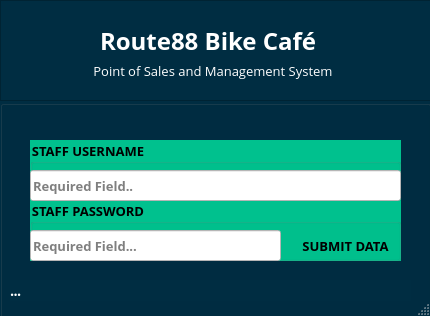
<?xml version="1.0" encoding="UTF-8"?>
<ui version="4.0">
 <class>Route88_Login_Window</class>
 <widget class="QDialog" name="Route88_Login_Window">
  <property name="windowModality">
   <enum>Qt::ApplicationModal</enum>
  </property>
  <property name="geometry">
   <rect>
    <x>0</x>
    <y>0</y>
    <width>430</width>
    <height>316</height>
   </rect>
  </property>
  <property name="sizePolicy">
   <sizepolicy hsizetype="Fixed" vsizetype="Fixed">
    <horstretch>0</horstretch>
    <verstretch>0</verstretch>
   </sizepolicy>
  </property>
  <property name="minimumSize">
   <size>
    <width>430</width>
    <height>316</height>
   </size>
  </property>
  <property name="maximumSize">
   <size>
    <width>430</width>
    <height>316</height>
   </size>
  </property>
  <property name="font">
   <font>
    <family>Roboto</family>
    <weight>50</weight>
    <bold>false</bold>
   </font>
  </property>
  <property name="cursor">
   <cursorShape>ArrowCursor</cursorShape>
  </property>
  <property name="tabletTracking">
   <bool>false</bool>
  </property>
  <property name="contextMenuPolicy">
   <enum>Qt::NoContextMenu</enum>
  </property>
  <property name="windowTitle">
   <string notr="true">Route88 System | Login Access</string>
  </property>
  <property name="toolTip">
   <string notr="true"/>
  </property>
  <property name="whatsThis">
   <string notr="true"/>
  </property>
  <property name="styleSheet">
   <string notr="true"/>
  </property>
  <property name="sizeGripEnabled">
   <bool>true</bool>
  </property>
  <property name="modal">
   <bool>true</bool>
  </property>
  <widget class="QGroupBox" name="GroupContainer_StaffAccount">
   <property name="geometry">
    <rect>
     <x>0</x>
     <y>100</y>
     <width>431</width>
     <height>231</height>
    </rect>
   </property>
   <property name="font">
    <font>
     <family>Open Sans</family>
    </font>
   </property>
   <property name="styleSheet">
    <string notr="true">color: rgb(255, 255, 255);
background-color: rgb(0, 45, 66);
</string>
   </property>
   <property name="title">
    <string/>
   </property>
   <widget class="QGroupBox" name="GroupContainer_PassCred">
    <property name="geometry">
     <rect>
      <x>30</x>
      <y>100</y>
      <width>371</width>
      <height>61</height>
     </rect>
    </property>
    <property name="sizePolicy">
     <sizepolicy hsizetype="Preferred" vsizetype="Preferred">
      <horstretch>0</horstretch>
      <verstretch>0</verstretch>
     </sizepolicy>
    </property>
    <property name="font">
     <font>
      <family>Open Sans</family>
      <pointsize>10</pointsize>
      <weight>75</weight>
      <bold>true</bold>
     </font>
    </property>
    <property name="acceptDrops">
     <bool>false</bool>
    </property>
    <property name="styleSheet">
     <string notr="true">color: rgb(0,0,0);
background-color: rgb(0, 193, 142);
</string>
    </property>
    <property name="title">
     <string>STAFF PASSWORD</string>
    </property>
    <property name="flat">
     <bool>false</bool>
    </property>
    <property name="checkable">
     <bool>false</bool>
    </property>
    <property name="checked">
     <bool>false</bool>
    </property>
    <widget class="QLineEdit" name="UserAcc_Password">
     <property name="geometry">
      <rect>
       <x>0</x>
       <y>30</y>
       <width>251</width>
       <height>31</height>
      </rect>
     </property>
     <property name="font">
      <font>
       <family>Open Sans</family>
       <pointsize>10</pointsize>
       <weight>75</weight>
       <bold>true</bold>
      </font>
     </property>
     <property name="styleSheet">
      <string notr="true">background-color: rgb(255, 255, 255);</string>
     </property>
     <property name="inputMask">
      <string notr="true" comment="*"/>
     </property>
     <property name="maxLength">
      <number>50</number>
     </property>
     <property name="echoMode">
      <enum>QLineEdit::Password</enum>
     </property>
     <property name="placeholderText">
      <string>Required Field...</string>
     </property>
     <property name="clearButtonEnabled">
      <bool>true</bool>
     </property>
    </widget>
    <widget class="QPushButton" name="UserAcc_SubmitData">
     <property name="enabled">
      <bool>false</bool>
     </property>
     <property name="geometry">
      <rect>
       <x>260</x>
       <y>30</y>
       <width>111</width>
       <height>31</height>
      </rect>
     </property>
     <property name="font">
      <font>
       <family>Open Sans</family>
       <pointsize>10</pointsize>
       <weight>75</weight>
       <bold>true</bold>
      </font>
     </property>
     <property name="styleSheet">
      <string notr="true">background-color: rgb(0,0,0);</string>
     </property>
     <property name="text">
      <string>SUBMIT DATA</string>
     </property>
     <property name="autoDefault">
      <bool>true</bool>
     </property>
     <property name="default">
      <bool>true</bool>
     </property>
     <property name="flat">
      <bool>true</bool>
     </property>
    </widget>
   </widget>
   <widget class="QGroupBox" name="GroupContainer_PassCred_2">
    <property name="geometry">
     <rect>
      <x>30</x>
      <y>40</y>
      <width>371</width>
      <height>61</height>
     </rect>
    </property>
    <property name="sizePolicy">
     <sizepolicy hsizetype="Preferred" vsizetype="Preferred">
      <horstretch>0</horstretch>
      <verstretch>0</verstretch>
     </sizepolicy>
    </property>
    <property name="font">
     <font>
      <family>Open Sans</family>
      <pointsize>10</pointsize>
      <weight>75</weight>
      <bold>true</bold>
     </font>
    </property>
    <property name="styleSheet">
     <string notr="true">color: rgb(0,0,0);
background-color: rgb(0, 193, 142);

</string>
    </property>
    <property name="title">
     <string>STAFF USERNAME</string>
    </property>
    <property name="flat">
     <bool>false</bool>
    </property>
    <widget class="QLineEdit" name="UserAcc_UserCode">
     <property name="geometry">
      <rect>
       <x>0</x>
       <y>30</y>
       <width>371</width>
       <height>31</height>
      </rect>
     </property>
     <property name="font">
      <font>
       <family>Open Sans</family>
       <pointsize>10</pointsize>
       <weight>75</weight>
       <bold>true</bold>
      </font>
     </property>
     <property name="styleSheet">
      <string notr="true">background-color: rgb(255, 255, 255);</string>
     </property>
     <property name="inputMask">
      <string notr="true" comment="*"/>
     </property>
     <property name="text">
      <string/>
     </property>
     <property name="maxLength">
      <number>50</number>
     </property>
     <property name="echoMode">
      <enum>QLineEdit::Normal</enum>
     </property>
     <property name="placeholderText">
      <string>Required Field..</string>
     </property>
     <property name="clearButtonEnabled">
      <bool>true</bool>
     </property>
    </widget>
   </widget>
   <widget class="QLabel" name="StatusLabel">
    <property name="geometry">
     <rect>
      <x>10</x>
      <y>180</y>
      <width>401</width>
      <height>21</height>
     </rect>
    </property>
    <property name="font">
     <font>
      <family>Open Sans SemiBold</family>
      <pointsize>10</pointsize>
      <weight>75</weight>
      <bold>true</bold>
     </font>
    </property>
    <property name="styleSheet">
     <string notr="true">color: rgb(255,255,255);</string>
    </property>
    <property name="text">
     <string>...</string>
    </property>
   </widget>
  </widget>
  <widget class="QFrame" name="frame">
   <property name="geometry">
    <rect>
     <x>0</x>
     <y>0</y>
     <width>431</width>
     <height>101</height>
    </rect>
   </property>
   <property name="sizePolicy">
    <sizepolicy hsizetype="Fixed" vsizetype="Fixed">
     <horstretch>0</horstretch>
     <verstretch>0</verstretch>
    </sizepolicy>
   </property>
   <property name="minimumSize">
    <size>
     <width>401</width>
     <height>101</height>
    </size>
   </property>
   <property name="palette">
    <palette>
     <active>
      <colorrole role="Button">
       <brush brushstyle="SolidPattern">
        <color alpha="255">
         <red>0</red>
         <green>45</green>
         <blue>66</blue>
        </color>
       </brush>
      </colorrole>
      <colorrole role="Base">
       <brush brushstyle="SolidPattern">
        <color alpha="255">
         <red>0</red>
         <green>45</green>
         <blue>66</blue>
        </color>
       </brush>
      </colorrole>
      <colorrole role="Window">
       <brush brushstyle="SolidPattern">
        <color alpha="255">
         <red>0</red>
         <green>45</green>
         <blue>66</blue>
        </color>
       </brush>
      </colorrole>
      <colorrole role="NoRole">
       <brush brushstyle="SolidPattern">
        <color alpha="255">
         <red>85</red>
         <green>255</green>
         <blue>255</blue>
        </color>
       </brush>
      </colorrole>
     </active>
     <inactive>
      <colorrole role="Button">
       <brush brushstyle="SolidPattern">
        <color alpha="255">
         <red>0</red>
         <green>45</green>
         <blue>66</blue>
        </color>
       </brush>
      </colorrole>
      <colorrole role="Base">
       <brush brushstyle="SolidPattern">
        <color alpha="255">
         <red>0</red>
         <green>45</green>
         <blue>66</blue>
        </color>
       </brush>
      </colorrole>
      <colorrole role="Window">
       <brush brushstyle="SolidPattern">
        <color alpha="255">
         <red>0</red>
         <green>45</green>
         <blue>66</blue>
        </color>
       </brush>
      </colorrole>
      <colorrole role="NoRole">
       <brush brushstyle="SolidPattern">
        <color alpha="255">
         <red>85</red>
         <green>255</green>
         <blue>255</blue>
        </color>
       </brush>
      </colorrole>
     </inactive>
     <disabled>
      <colorrole role="Button">
       <brush brushstyle="SolidPattern">
        <color alpha="255">
         <red>0</red>
         <green>45</green>
         <blue>66</blue>
        </color>
       </brush>
      </colorrole>
      <colorrole role="Base">
       <brush brushstyle="SolidPattern">
        <color alpha="255">
         <red>0</red>
         <green>45</green>
         <blue>66</blue>
        </color>
       </brush>
      </colorrole>
      <colorrole role="Window">
       <brush brushstyle="SolidPattern">
        <color alpha="255">
         <red>0</red>
         <green>45</green>
         <blue>66</blue>
        </color>
       </brush>
      </colorrole>
      <colorrole role="NoRole">
       <brush brushstyle="SolidPattern">
        <color alpha="255">
         <red>85</red>
         <green>255</green>
         <blue>255</blue>
        </color>
       </brush>
      </colorrole>
     </disabled>
    </palette>
   </property>
   <property name="font">
    <font>
     <family>Open Sans SemiBold</family>
     <weight>75</weight>
     <bold>true</bold>
    </font>
   </property>
   <property name="autoFillBackground">
    <bool>false</bool>
   </property>
   <property name="styleSheet">
    <string notr="true">background-color: rgb(0, 0, 117);
background-color: rgb(0, 45, 66);</string>
   </property>
   <property name="frameShape">
    <enum>QFrame::StyledPanel</enum>
   </property>
   <property name="frameShadow">
    <enum>QFrame::Sunken</enum>
   </property>
   <widget class="QLabel" name="label">
    <property name="geometry">
     <rect>
      <x>100</x>
      <y>30</y>
      <width>231</width>
      <height>21</height>
     </rect>
    </property>
    <property name="font">
     <font>
      <family>Open Sans</family>
      <pointsize>18</pointsize>
      <weight>75</weight>
      <bold>true</bold>
     </font>
    </property>
    <property name="styleSheet">
     <string notr="true">color: rgb(255, 255, 255)</string>
    </property>
    <property name="text">
     <string>Route88 Bike Café</string>
    </property>
   </widget>
   <widget class="QLabel" name="label_2">
    <property name="geometry">
     <rect>
      <x>90</x>
      <y>60</y>
      <width>261</width>
      <height>21</height>
     </rect>
    </property>
    <property name="font">
     <font>
      <family>Open Sans</family>
      <pointsize>10</pointsize>
      <weight>50</weight>
      <bold>false</bold>
     </font>
    </property>
    <property name="styleSheet">
     <string notr="true">color: rgb(255, 255, 255)</string>
    </property>
    <property name="text">
     <string> Point of Sales and Management System</string>
    </property>
   </widget>
   <widget class="QWidget" name="horizontalLayoutWidget">
    <property name="geometry">
     <rect>
      <x>1</x>
      <y>1</y>
      <width>2</width>
      <height>2</height>
     </rect>
    </property>
    <property name="font">
     <font>
      <family>Open Sans SemiBold</family>
      <weight>75</weight>
      <bold>true</bold>
     </font>
    </property>
    <layout class="QHBoxLayout" name="horizontalLayout">
     <property name="sizeConstraint">
      <enum>QLayout::SetFixedSize</enum>
     </property>
    </layout>
   </widget>
  </widget>
 </widget>
 <tabstops>
  <tabstop>UserAcc_UserCode</tabstop>
  <tabstop>UserAcc_Password</tabstop>
  <tabstop>UserAcc_SubmitData</tabstop>
 </tabstops>
 <resources>
  <include location="New folder/source.qrc"/>
 </resources>
 <connections/>
</ui>
